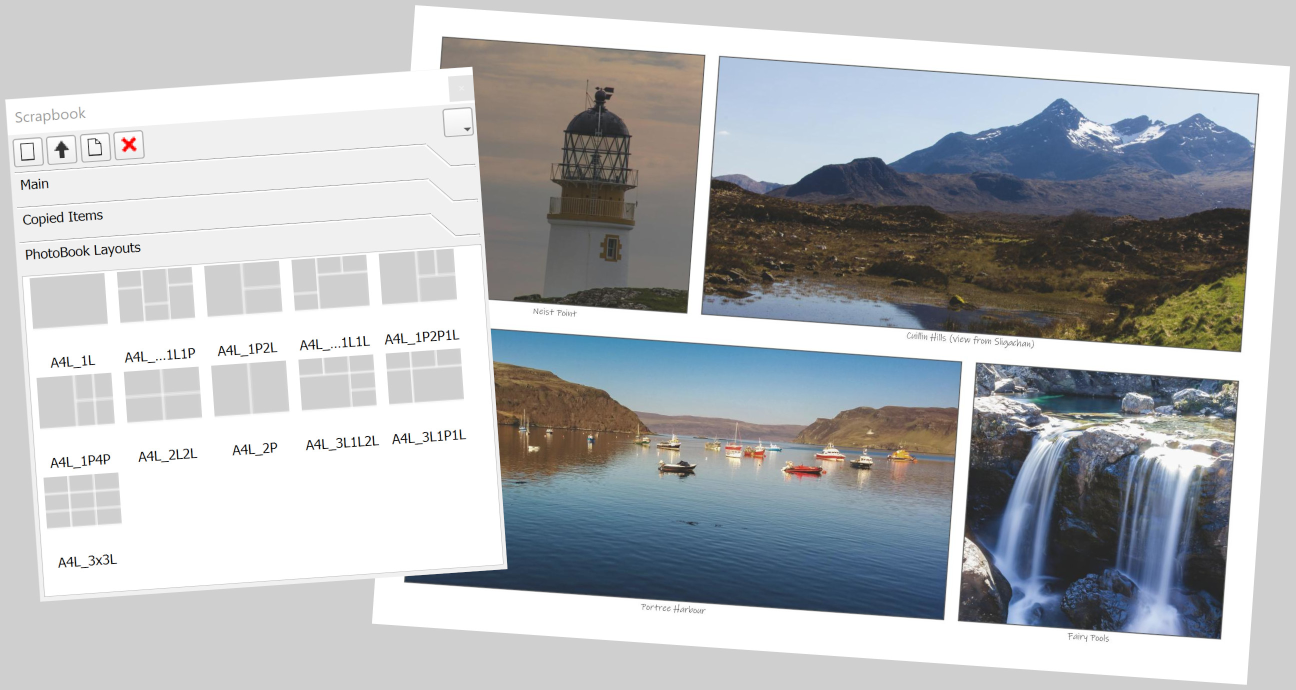
#> input picture PhotoBookTools.jpg, 2591 x 1380 px (shown at 1/2 size)
$ python -i PhotoBookImageCropResize.py   (imports and definitions only)
#> lines starting #> are read from the running program, lines starting #| are printed output that depends on the picture
#! /usr/bin/env python
#-*- coding: utf-8 -*-
'''
VERSION: 1.0 of 2021-07-31
AUTHOR: Rafferty River.
LICENSE: GNU GENERAL PUBLIC LICENSE Version 3, 29 June 2007.
This program is distributed in the hope that it will be useful,
but WITHOUT ANY WARRANTY.

DESCRIPTION & USAGE:
This script loops over every selected object, and for all image
frames that are not empty, it will crop and resize a COPY of
the image file and add the suffix "_cropped" to it.

This is a reworked version of an old Scribus script
'Image_crop_resize_and_color_conversion_GUI.py' of
prof. MS. José Antonio Meira da Rocha of 2011-01-05a with
License GPL.

IMPORTANT REMARK: this script needs the Pillow (PIL) package
to be installed in (Scribus) Python (https://python-pillow.org).
'''
##################################################
# imports
import sys, os

try:
    from scribus import *
except ImportError:
    scribus.messageBox("Script failed",
        "This Python script can only be run from within Scribus.",
        scribus.ICON_WARNING,scribus.BUTTON_OK)
    sys.exit(1)

try:
    from tkinter import * # python 3 syntax
    #from tkinter import messagebox
    from tkinter import ttk # for ComboBox
except ImportError:
    print("This script requires Python Tkinter properly installed.")
    messageBox('Script failed',
               'This script requires Python Tkinter properly installed.',
               ICON_CRITICAL)
    sys.exit(1)

try:
    # if PIL-package installed but not found, uncomment one of following lines:
    #sys.path.append('C:\\Users\\Python37\\Lib\\site-packages')  # Windows
    #sys.path.append('/usr/lib/python3/dist-packages')   # Linux
    from PIL import Image
except ImportError:
    scribus.messageBox("Script failed",
        "This script needs the PIL (Pillow) package \n\
        (compatible to your Python version) to be installed.",
        scribus.ICON_CRITICAL,scribus.BUTTON_OK)
    sys.exit(1)

##################################################
class ScPhotoBookImageCropResize:
    """ PhotoBookImageCropResize itself."""

    def __init__(self, resolution='300', mode='RGB', fileFormat='.jpg', resample='BICUBIC'):
        """ Setup basic things """
        self.resolution = resolution
        if mode == 'B&W':
            self.mode = '1'
        elif mode == 'Grey scale':
            self.mode = 'L'
        else:
            self.mode = mode
        self.fileFormat = fileFormat
        self.resample = resample

    def handleImage(self, imageFrame):
        """ Crop, resize, convert and save Image function."""
        imgFile = scribus.getImageFile(imageFrame)
        try:
            image = Image.open(imgFile)
            # Calculate DPI
            unit = scribus.getUnit()
            scribus.setUnit(UNIT_INCHES)
            imageResolution = int(self.resolution)
            frameSizeX,frameSizeY = scribus.getSize(imageFrame)
            newWidth = int(frameSizeX * imageResolution)
            newHeight = int(frameSizeY * imageResolution)
            scribus.setUnit(UNIT_POINTS)

            # Calculate cropping
            imageXOffset = scribus.getProperty(imageFrame,'imageXOffset')
            imageYOffset = scribus.getProperty(imageFrame,'imageYOffset')
            frameSizeX,frameSizeY = scribus.getSize(imageFrame)
            imageXScale = scribus.getProperty(imageFrame,'imageXScale')
            imageYScale = scribus.getProperty(imageFrame,'imageYScale')
            imageSizeX, imageSizeY = image.size

            # calculate crop box
            left = int(imageXOffset * -1)
            top = int(imageYOffset * -1)
            right = int(left + (frameSizeX / imageXScale))
            bottom = int(top + (frameSizeY / imageYScale))

            # Limit crop to image area
            # (avoid black areas due to crop bigger than image)
            if right > imageSizeX:
                right = imageSizeX
            if bottom > imageSizeY:
                bottom = imageSizeY
            if imageXOffset > 0:
                left = 0
            if imageYOffset > 0:
                top = 0

            # Recalculate new image dimensions
            # to fit proportionaly
            proportionX = newWidth / (right-left)
            proportionY = newHeight / (bottom-top)
            if proportionX > proportionY:
                newHeight = int(newWidth * (bottom-top) /(right-left))
            else:
                newWidth = int(newHeight * (right-left) / (bottom-top))

            # Cropping
            newImage = image.crop((left,top,right,bottom))

            # Resize
            if self.resample == 'BICUBIC':
                newImage = newImage.resize((newWidth,newHeight),Image.BICUBIC)
            elif self.resample == 'LANCZOS':
                newImage = newImage.resize((newWidth,newHeight),Image.LANCZOS)
            else:
                newImage = newImage.resize((newWidth,newHeight),Image.BILINEAR)

            # Color space conversion
            if newImage.mode != self.mode:
                newImage = newImage.convert(self.mode)

            # Save new image with suffix '_cropped'
            scribus.setUnit(unit)  # restore original document unit
            name,ext = os.path.splitext(imgFile)
            newImageFile = (name + '_cropped'+ self.fileFormat)
            if os.path.exists(newImageFile):
                overwrite = scribus.messageBox('Warning:','Overwrite '+newImageFile+'?',
                    ICON_WARNING, button2=scribus.BUTTON_NO, button1=scribus.BUTTON_YES)
                if int(overwrite) > 16384:  # BUTTON_NO was clicked
                    return
            newImage.save(newImageFile, dpi=(imageResolution,imageResolution))

            # Reload new image in image frame
            scribus.loadImage(newImageFile,imageFrame)

        except:
            scribus.messageBox('Warning:', imgFile + '\n will be skipped (processing error).',
                ICON_WARNING, BUTTON_OK)
        return

    # [21 lines left out: function handleSelection, not called in this run]

##################################################
class TkPhotoBookImageCropResize(Frame):
    """ GUI interface for PhotoBookImageCropResize.py with Tkinter"""

    # [62 lines left out: functions __init__, okButton_pressed, not called in this run]

    def quit(self):
        self.master.destroy()

##################################################
# Start program

# [20 lines left out: function main, not called in this run]

# [2 lines not run here, left out]

>>> import cv2
>>> picture = cv2.imread('../PhotoBookTools.jpg', cv2.IMREAD_GRAYSCALE)
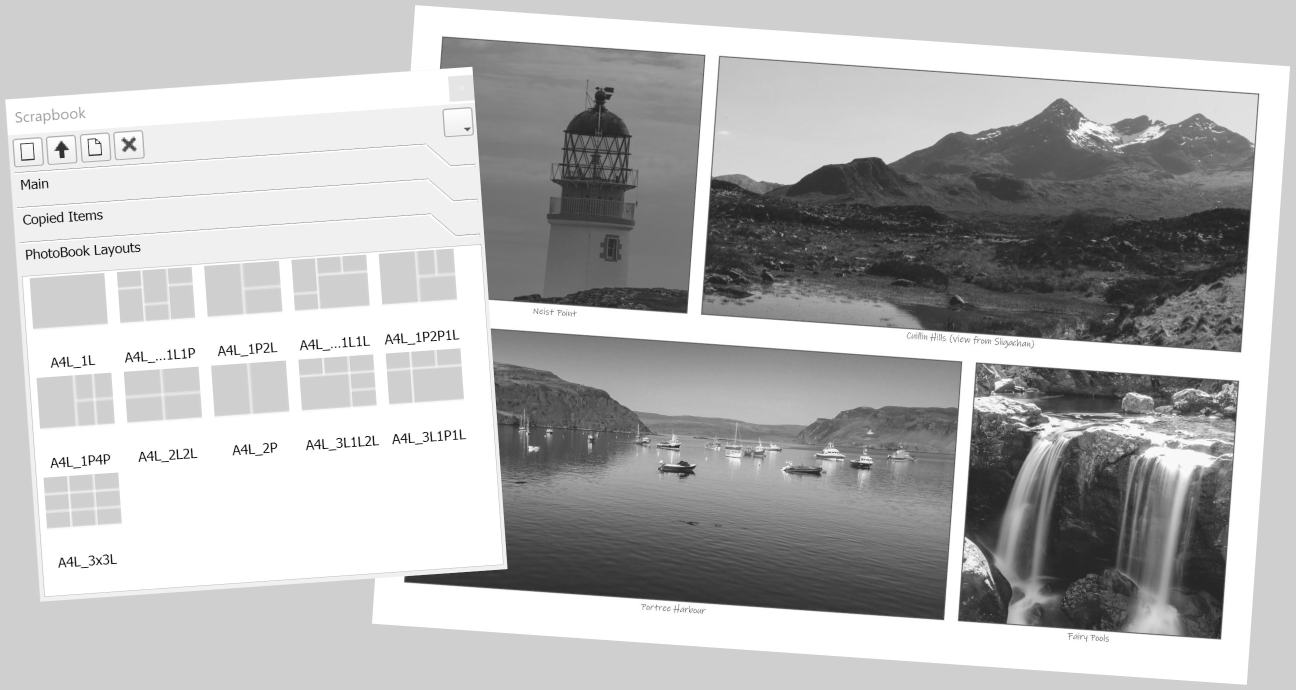
#> picture: shape (1380, 2591) (shown at 1/2 size); min 0, max 255, mean 180.8
>>> result = ScPhotoBookImageCropResize().handleImage(picture)
#> (the run stopped early here; a loop or call above may not have finished)
